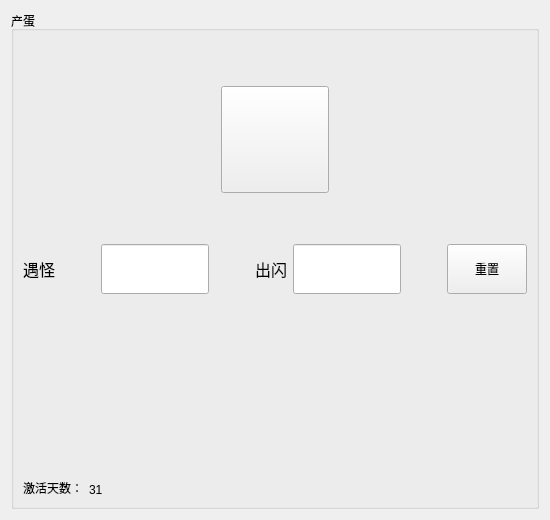
         <widget class="QWidget" name="tabA06">
          <attribute name="icon">
           <iconset>
            <normaloff>assets/PNG/egg.png</normaloff>assets/PNG/egg.png</iconset>
          </attribute>
          <attribute name="title">
           <string/>
          </attribute>
          <layout class="QVBoxLayout" name="verticalLayout_8">
           <item>
            <widget class="QGroupBox" name="groupA1_5">
             <property name="title">
              <string>产蛋</string>
             </property>
             <layout class="QVBoxLayout" name="verticalLayout_12" stretch="2,1,1,1">
              <item>
               <layout class="QHBoxLayout" name="horizontalLayout_33">
                <item>
                 <layout class="QGridLayout" name="gridLayout_8" rowstretch="1,4,1" columnstretch="1,4,1">
                  <property name="sizeConstraint">
                   <enum>QLayout::SizeConstraint::SetNoConstraint</enum>
                  </property>
                  <item row="2" column="1">
                   <spacer name="verticalSpacer_17">
                    <property name="orientation">
                     <enum>Qt::Orientation::Vertical</enum>
                    </property>
                    <property name="sizeHint" stdset="0">
                     <size>
                      <width>20</width>
                      <height>40</height>
                     </size>
                    </property>
                   </spacer>
                  </item>
                  <item row="0" column="1">
                   <spacer name="verticalSpacer_18">
                    <property name="orientation">
                     <enum>Qt::Orientation::Vertical</enum>
                    </property>
                    <property name="sizeHint" stdset="0">
                     <size>
                      <width>20</width>
                      <height>40</height>
                     </size>
                    </property>
                   </spacer>
                  </item>
                  <item row="1" column="1">
                   <widget class="QToolButton" name="toolButton_65">
                    <property name="sizePolicy">
                     <sizepolicy hsizetype="Maximum" vsizetype="Maximum">
                      <horstretch>0</horstretch>
                      <verstretch>0</verstretch>
                     </sizepolicy>
                    </property>
                    <property name="minimumSize">
                     <size>
                      <width>100</width>
                      <height>100</height>
                     </size>
                    </property>
                    <property name="text">
                     <string/>
                    </property>
                    <property name="icon">
                     <iconset>
                      <normaloff>assets/PNG/start.png</normaloff>assets/PNG/start.png</iconset>
                    </property>
                    <property name="iconSize">
                     <size>
                      <width>100</width>
                      <height>100</height>
                     </size>
                    </property>
                   </widget>
                  </item>
                  <item row="1" column="2">
                   <spacer name="horizontalSpacer_51">
                    <property name="orientation">
                     <enum>Qt::Orientation::Horizontal</enum>
                    </property>
                    <property name="sizeHint" stdset="0">
                     <size>
                      <width>40</width>
                      <height>20</height>
                     </size>
                    </property>
                   </spacer>
                  </item>
                  <item row="1" column="0">
                   <spacer name="horizontalSpacer_52">
                    <property name="orientation">
                     <enum>Qt::Orientation::Horizontal</enum>
                    </property>
                    <property name="sizeHint" stdset="0">
                     <size>
                      <width>40</width>
                      <height>20</height>
                     </size>
                    </property>
                   </spacer>
                  </item>
                 </layout>
                </item>
               </layout>
              </item>
              <item>
               <layout class="QHBoxLayout" name="horizontalLayout_39">
                <item>
                 <widget class="QLabel" name="label_33">
                  <property name="font">
                   <font>
                    <pointsize>12</pointsize>
                   </font>
                  </property>
                  <property name="text">
                   <string>遇怪</string>
                  </property>
                 </widget>
                </item>
                <item>
                 <spacer name="horizontalSpacer_53">
                  <property name="orientation">
                   <enum>Qt::Orientation::Horizontal</enum>
                  </property>
                  <property name="sizeHint" stdset="0">
                   <size>
                    <width>40</width>
                    <height>20</height>
                   </size>
                  </property>
                 </spacer>
                </item>
                <item>
                 <widget class="QLineEdit" name="lineEdit_11">
                  <property name="sizePolicy">
                   <sizepolicy hsizetype="Maximum" vsizetype="Maximum">
                    <horstretch>0</horstretch>
                    <verstretch>0</verstretch>
                   </sizepolicy>
                  </property>
                  <property name="minimumSize">
                   <size>
                    <width>100</width>
                    <height>50</height>
                   </size>
                  </property>
                 </widget>
                </item>
                <item>
                 <spacer name="horizontalSpacer_54">
                  <property name="orientation">
                   <enum>Qt::Orientation::Horizontal</enum>
                  </property>
                  <property name="sizeHint" stdset="0">
                   <size>
                    <width>40</width>
                    <height>20</height>
                   </size>
                  </property>
                 </spacer>
                </item>
                <item>
                 <widget class="QLabel" name="label_34">
                  <property name="font">
                   <font>
                    <pointsize>12</pointsize>
                   </font>
                  </property>
                  <property name="text">
                   <string>出闪</string>
                  </property>
                 </widget>
                </item>
                <item>
                 <widget class="QLineEdit" name="lineEdit_12">
                  <property name="sizePolicy">
                   <sizepolicy hsizetype="Expanding" vsizetype="Maximum">
                    <horstretch>0</horstretch>
                    <verstretch>0</verstretch>
                   </sizepolicy>
                  </property>
                  <property name="minimumSize">
                   <size>
                    <width>100</width>
                    <height>50</height>
                   </size>
                  </property>
                 </widget>
                </item>
                <item>
                 <spacer name="horizontalSpacer_55">
                  <property name="orientation">
                   <enum>Qt::Orientation::Horizontal</enum>
                  </property>
                  <property name="sizeHint" stdset="0">
                   <size>
                    <width>40</width>
                    <height>20</height>
                   </size>
                  </property>
                 </spacer>
                </item>
                <item>
                 <widget class="QPushButton" name="pushButton_6">
                  <property name="sizePolicy">
                   <sizepolicy hsizetype="Minimum" vsizetype="Maximum">
                    <horstretch>0</horstretch>
                    <verstretch>0</verstretch>
                   </sizepolicy>
                  </property>
                  <property name="minimumSize">
                   <size>
                    <width>0</width>
                    <height>50</height>
                   </size>
                  </property>
                  <property name="text">
                   <string>重置</string>
                  </property>
                 </widget>
                </item>
               </layout>
              </item>
              <item>
               <spacer name="verticalSpacer_19">
                <property name="orientation">
                 <enum>Qt::Orientation::Vertical</enum>
                </property>
                <property name="sizeHint" stdset="0">
                 <size>
                  <width>20</width>
                  <height>188</height>
                 </size>
                </property>
               </spacer>
              </item>
              <item>
               <layout class="QHBoxLayout" name="horizontalLayout_40" stretch="1,1,10">
                <item>
                 <widget class="QLabel" name="label_35">
                  <property name="sizePolicy">
                   <sizepolicy hsizetype="Fixed" vsizetype="Preferred">
                    <horstretch>0</horstretch>
                    <verstretch>0</verstretch>
                   </sizepolicy>
                  </property>
                  <property name="text">
                   <string>激活天数：</string>
                  </property>
                  <property name="alignment">
                   <set>Qt::AlignmentFlag::AlignBottom|Qt::AlignmentFlag::AlignLeading|Qt::AlignmentFlag::AlignLeft</set>
                  </property>
                 </widget>
                </item>
                <item>
                 <widget class="QLabel" name="label_36">
                  <property name="sizePolicy">
                   <sizepolicy hsizetype="Fixed" vsizetype="Preferred">
                    <horstretch>0</horstretch>
                    <verstretch>0</verstretch>
                   </sizepolicy>
                  </property>
                  <property name="text">
                   <string>31</string>
                  </property>
                  <property name="alignment">
                   <set>Qt::AlignmentFlag::AlignBottom|Qt::AlignmentFlag::AlignLeading|Qt::AlignmentFlag::AlignLeft</set>
                  </property>
                 </widget>
                </item>
                <item>
                 <spacer name="horizontalSpacer_56">
                  <property name="orientation">
                   <enum>Qt::Orientation::Horizontal</enum>
                  </property>
                  <property name="sizeHint" stdset="0">
                   <size>
                    <width>40</width>
                    <height>20</height>
                   </size>
                  </property>
                 </spacer>
                </item>
               </layout>
              </item>
             </layout>
            </widget>
           </item>
          </layout>
         </widget>
